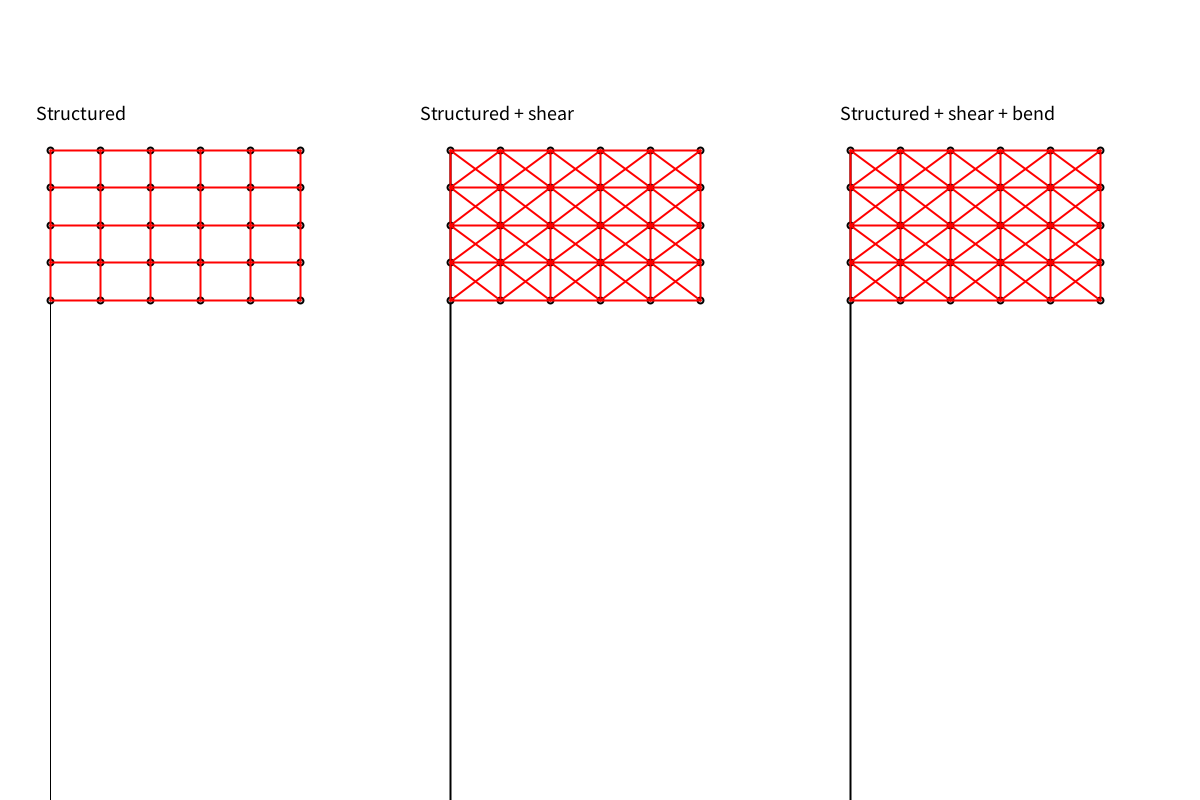
Frame 1 (no input)
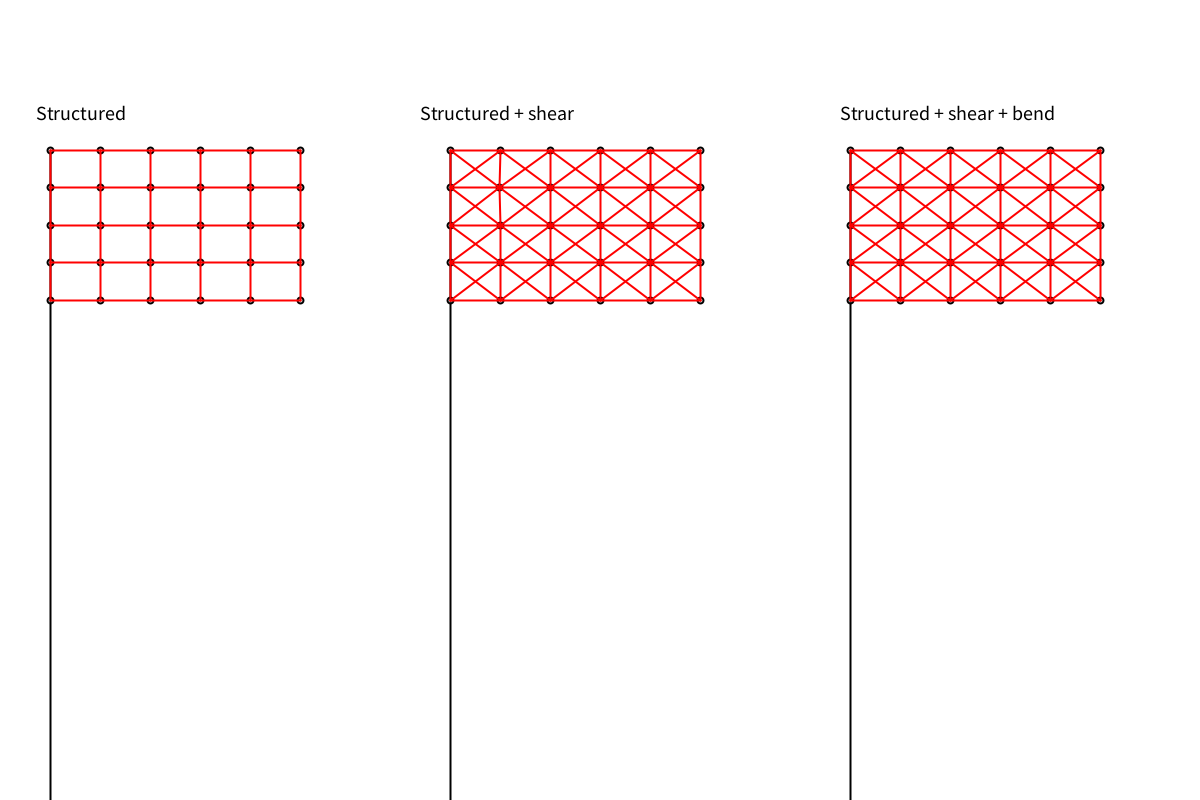
Frame 60 (the mouse pressed at the canvas centre just before this capture)
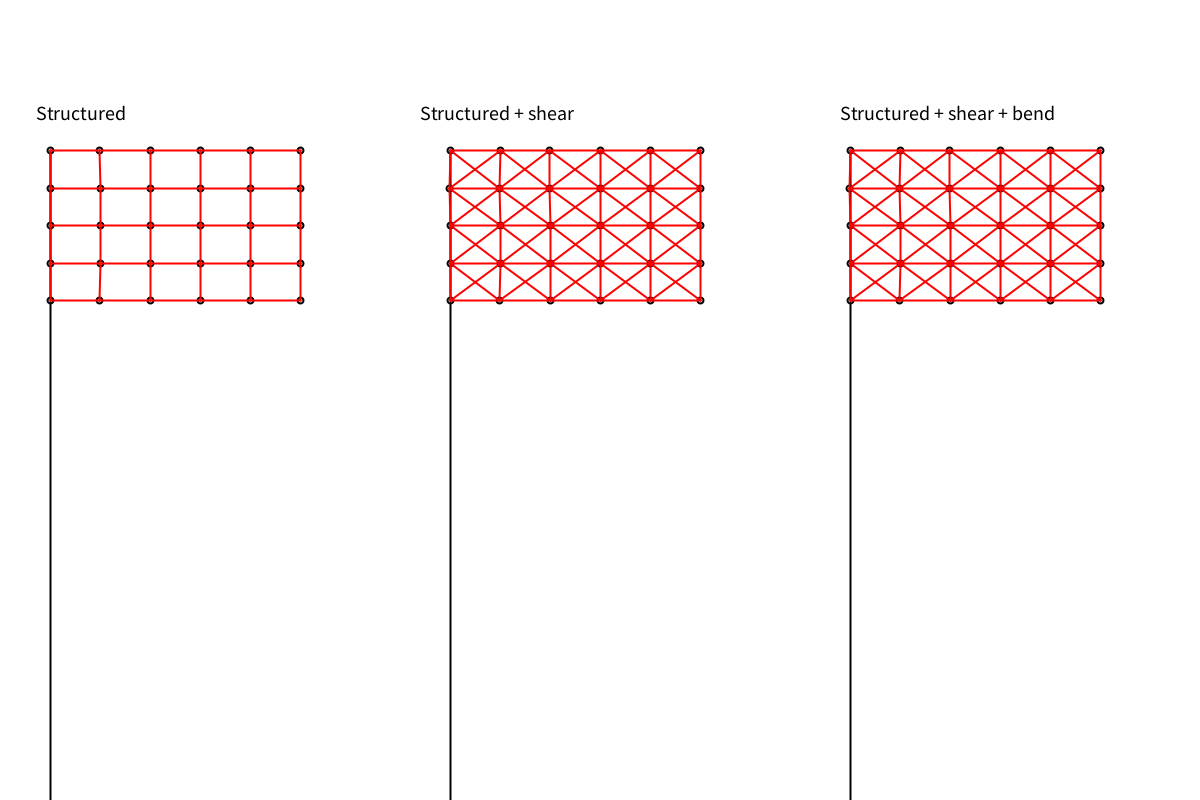
Frame 120 (the mouse held since frame 60 and released just before this capture)

The Processing sketch that drew these frames (run headless with seeded random() and noise(); from frame 60 on, the mouse is pressed at the canvas centre):

// Processing sketch: Banderas
// ── Banderas.pde


float _timeStep;        // Simulation time-step (s)
float _simTime = 0.0;   // Simulated time (s)

 //Podemos modificar este valor para añadir más pelos a la simulación
ArrayList<Bandera> banderas;


void settings()
{
   size(DISPLAY_SIZE_X, DISPLAY_SIZE_Y);
}

void setup()
{
   frameRate(DRAW_FREQ);
   background(BACKGROUND_COLOR[0], BACKGROUND_COLOR[1], BACKGROUND_COLOR[2]);

   initSimulation();
}


void initSimulation()
{
   _simTime = 0.0;
   _timeStep = TS;

    banderas = new ArrayList<Bandera>();
    banderas.add( new Bandera (Lcuerda, NMUELLES, b1, FlagType.Structured));
    banderas.add( new Bandera (Lcuerda, NMUELLES, b2, FlagType.Shear));
    banderas.add( new Bandera (Lcuerda, NMUELLES, b3, FlagType.Bend));
    
}
void keyPressed()
{
   if (key == 'r' || key == 'R')
      restartSimulation();
   else if (key == 'v' || key == 'V')
      viento = !viento;
}

void restartSimulation()
{
   initSimulation();
}

void updateSimulation()
{
  _simTime += _timeStep;
  
  for(int i = 0; i < banderas.size(); i++)
  {
    banderas.get(i).update(_simTime);
  }
}

void draw()
{
  background(255);
  fill(0);
  textSize(20);
  text("Structured ", width*0.03, height*0.15);
  text("Structured + shear ", width*0.35, height*0.15);
  text("Structured + shear + bend ", width*0.7, height*0.15);
  
  fill(255,0,0);
  for(int i = 0; i < banderas.size(); i++)
  {
    banderas.get(i).display();
  }
  updateSimulation();
}

// ── Bandera.pde

class Bandera
{
  PVector longitud;  //Longitud total
  PVector nMuelles;  //Nº de muelles
  PVector origen;  //Posicion origen
  PVector lMuelle;  //Longitud reposo de muelles
  FlagType tipo;
  
  Particle[][] _particles;
  PVector[][] fuerzas;
  ArrayList<Spring> _muelles;
  
  Bandera (PVector longitud_, PVector nMu, PVector _origen, FlagType t)
  {
    longitud = longitud_.copy();
    nMuelles = nMu.copy();
    origen = _origen.copy();
    lMuelle = new PVector(longitud.x/nMuelles.x, longitud.y/nMuelles.y);
    tipo = t;
    
    
     _particles = new Particle[(int)nMuelles.x+1][(int)nMuelles.y+1];
     _muelles = new ArrayList<Spring>();
     fuerzas = new PVector[(int)nMuelles.x+1][(int)nMuelles.y+1];
    
    //PARTICULAS
    for(int i = 0; i < _particles.length; i++){//x
      for(int j = 0; j <_particles[0].length ;j++){//y
        PVector pos = new PVector(origen.x + lMuelle.x * i, origen.y + lMuelle.y * j);
       _particles[i][j] = new Particle (pos);
      }
    }
    
    
    //MUELLES
    //Structured
      for(int i = 0; i < _particles.length; i++){//x
        for(int j = 0; j <_particles[0].length ;j++){//y
            if(i >0)//horizontales
            {
              Spring s = new Spring(_particles[i][j], _particles[i-1][j], FlagType.Structured);
              _muelles.add(s);//x
              _particles[i][j].addSpring(s);
              _particles[i-1][j].addSpring(s);
              
            }
              
            if(j > 0)//verticales
            {
              Spring s = new Spring(_particles[i][j], _particles[i][j-1], FlagType.Structured);
              _muelles.add(s);//y
              _particles[i][j].addSpring(s);
              _particles[i][j-1].addSpring(s);
            }
          }
        }
    
    //Shear
    if(tipo != FlagType.Structured)
    {
       for(int i = 0; i < _particles.length; i++){//x
        for(int j = 0; j <_particles[0].length ;j++){//y
        
            if(i+1 < _particles.length && j > 0 )//diag derecha arriba
            {
              //println("Pos actu:" + i + ","+ j +"Pos sig:" + (i+1) + ","+ (j-1));
              Spring s = new Spring(_particles[i][j], _particles[i+1][j-1], FlagType.Shear);
              _muelles.add(s);//x
              _particles[i][j].addSpring(s);
              _particles[i+1][j-1].addSpring(s);
             
            }
            
            if(i+1 < _particles.length && j+1 < _particles[0].length )// diag derecha abajo
            {
              //println("Pos actu:" + i + ","+ j +"Pos sig:" + (i+1) + ","+ (j+1));
              Spring s = new Spring(_particles[i][j], _particles[i+1][j+1], FlagType.Shear);
              _muelles.add(s);//x
              _particles[i][j].addSpring(s);
              _particles[i+1][j+1].addSpring(s);
              
              
            }
          }
        }
      
    }
    //Bend
    else if(tipo == FlagType.Bend)
    {
      for(int i = 0; i < _particles.length; i++){//x
        for(int j = 0; j <_particles[0].length ;j++){//y
          
            if(i - 2 >= 0)//horizontales
            {
             // println("Pos actu:" + i + ","+ j +"Pos sig:" + (i-2) + ","+ (j));
              Spring s = new Spring(_particles[i][j], _particles[i-2][j], FlagType.Bend);
              _muelles.add(s);//x
              _particles[i][j].addSpring(s);
              _particles[i-2][j].addSpring(s);
              
            }
              
            if(j-2 >= 0)//verticales
            {
              Spring s = new Spring(_particles[i][j], _particles[i][j-2], FlagType.Bend);
              _muelles.add(s);//y
              _particles[i][j].addSpring(s);
              _particles[i][j-2].addSpring(s);
            }
          }
        }
    }
        
    
  }
  
  void update(float ts)
  {
    
    for(int i = 0; i < _muelles.size(); i++)
       _muelles.get(i).update();
      
    
    for(int i = 0; i < _particles.length; i++){//x
      for(int j = 0; j < _particles[0].length ;j++){//y
      if (!((i == 0 && j == 0) || (i == 0 && j == _particles[0].length - 1)))//si no son las que sujetan la bandera
         _particles[i][j].update(ts);
      }
    }
    
  }
  
  void display()
  {
    stroke(0);  

    line(origen.x, origen.y, origen.x, height);

    stroke(255, 0, 0);  // línea roja

    for(int i = 0; i < _particles.length; i++){//x
      for(int j = 0; j < _particles[0].length ;j++){//y
       
       _particles[i][j].display();
      }
    }
    
    for(int i = 0; i < _muelles.size(); i++){//x
       _muelles.get(i).display();
      
    }
    
  }
  


  
}

// ── Parameters.pde
enum FlagType
{
   Structured,
   Shear,
   Bend
}

// Display and output parameters:
final int DRAW_FREQ = 100;                            // Draw frequency (Hz or Frame-per-second)
final int DISPLAY_SIZE_X = 1200;                      // Display width (pixels)
final int DISPLAY_SIZE_Y = 800;                      // Display height (pixels)
final int [] BACKGROUND_COLOR = {200, 210, 240};      // Background color (RGB)
final int [] TEXT_COLOR = {0, 0, 0};                  // Text color (RGB)
final String FILE_NAME = "p3data.csv";                // File to write the simulation variables

//Constantes
final PVector gravity = new PVector(0, 4.8);
final PVector b1 = new PVector (50,150); //Bandera 1
final PVector b2 = new PVector (450,150); //Bandera 2
final PVector b3 = new PVector (850,150); //Bandera 3
boolean viento = false;

//Variables
final float TS = 0.0001;          // Paso de simulación
final float mass = 0.2;         // Masa particulas
final float k = 0.5;              // Constante elastica
final float am = 0.3;  
final PVector NMUELLES = new PVector(5,4); //Nº de muelles
final PVector Lcuerda = new PVector(250,150);  //Longitud total bandera
final float R = 3; // Radio particula
final PVector dirViento = new PVector(1,0);
final float mViento = 10;
final float KA = 0.2;

// ── Particle.pde

class Particle
{
  PVector _s; //posicion
  PVector _v; //vesidad
  PVector _a; //aceleracion
  PVector _F;
  float _m; 
  int mode;
  
  ArrayList<Spring> muelles;
  
  Particle(PVector pos)
  {
    _s = pos.copy();
    _v = new PVector(0,0);
    _a = new PVector(0,0);
    _F = new PVector(0,0);
    muelles = new ArrayList<Spring>();
    _m = mass;
   
  }
  
   void update(float timeStep)
   {
      updateForce(); //<>//
      
    _a = PVector.div(_F, _m);
    _v.add(PVector.mult(_a, timeStep)); // Actualizar velocidad primero
    _s.add(PVector.mult(_v, timeStep)); //<>//
      
      _F =  new PVector(0,0);
   }

   void updateForce()
   {
     
     //PESO
    PVector Fg = PVector.mult( gravity,_m); //<>//
    _F.add(Fg);
    
    //VIENTO
    if(viento)
      viento();
  
    //Friccion aire
    PVector damping = PVector.mult(_v, -KA);  
    _F.add(damping);
    
    
    //Muelle
    
   // println(_F);
   }
   
   void addSpring(Spring s)
   { 
     boolean  repetido = false;
     for(int i = 0; i < muelles.size(); i++)
       if(muelles.get(i) == s)
         repetido = true;
         
     if(repetido == false)
       muelles.add(s);
   }
  
  void applyForce(PVector f){
    _F.add(f);
  }
  
void viento()
{
    PVector n = new PVector(0,0);
    ArrayList<Spring> m = new ArrayList<Spring>();
    
    for(int i = 0; i < muelles.size(); i++)//Obtengo los muelles de structured
    {
        if(muelles.get(i).getTipe()  == FlagType.Structured)
          m.add(muelles.get(i));
    }
    
    if(m.size() > 0)
    {
      
        for(int i = 1; i < m.size(); i++)
        {
           Particle part1 = m.get(i-1).getParticle(this); 
           PVector pos1 = part1.getPos();
           Particle part2 = m.get(i).getParticle(this); 
           PVector pos2 = part2.getPos();

           PVector edge = PVector.sub(pos2, pos1);
           PVector normal = new PVector(-edge.y, edge.x);
           normal.normalize();

           n.add(normal);
        }
        n.div(m.size());
        n.normalize();
    }
    
    
    // Viento constante con un pequeño ruido positivo, imitando tu fórmula
    float windX = 0.12 + random(1,3) * 0.1;
    float windY = 0.012 + random(1,3) * 0.01;
    PVector v = new PVector(windX, windY);
    v.normalize();
    float mV = mViento * random(1,2);

    float pEscalar = abs(n.dot(v));


    PVector f = PVector.mult(v, mV * pEscalar);

    _F.add(f);
}


  
  PVector getPos()
  {
   return _s.copy(); 
  }
  void display()
  {
    stroke(0);
    strokeWeight(2);
    fill(175, 120);
    ellipse(_s.x, _s.y, 2*R, 2*R);

    
  }
  
  
}
  

// ── Spring.pde

class Spring
{
  PVector dir;
  PVector F;
  float l0;
  float Epe;
  FlagType tipe;
  
  float elong;
  //define el muelle con 2 extremos
  Particle a,b;
  
  Spring (Particle a_, Particle b_, FlagType t)
  {
    a = a_;
    b = b_;
    l0 = PVector.sub(b.getPos(),a.getPos()).mag();
    dir = PVector.sub(b_.getPos(),a_.getPos());
    tipe = t;
    
    F = new PVector(0,0);
  
  }
  FlagType getTipe()
  {
    return tipe;
  }
  
  Particle getParticle(Particle p)
  {
     Particle res = new Particle(new PVector(0,0));
  //  println(F);
      if (p == a)
        res = b;        // Fuerza que actúa sobre la particula a
      else if (p == b)
        res = a; 
      else
        println("No está esa particula");
        
      //println("f:" + F + " -f:" + res);
      return res;
  }
  
  //Función que actualiza las fuerzas del muelle en distintos sentidos
  void update()
  {
    F.set(0, 0);
    dir = PVector.sub(b.getPos(), a.getPos());
    float elong = dir.mag() - l0;
    dir.normalize();
    // Fuerza elástica
    F = PVector.mult(dir.copy(), k * elong);
    
    a.applyForce(F);
    b.applyForce(PVector.mult(F,-1));
  } //<>//
  
  //Funcion que devuelve la fuerza en funcion de la particula
  PVector getForce(Particle p)
  {
    PVector res = new PVector(0,0);
  //  println(F);
      if (p == a)
        res = F.copy();        // Fuerza que actúa sobre la particula a
      else if (p == b)
        res = PVector.mult(F.copy(),-1);
      else
        println("No está esa particula");
        
      //println("f:" + F + " -f:" + res);
      return res.copy();
  }
  
  void display()
  {
    strokeWeight(2);
    stroke(0);
    stroke(255, 0, 0); 
    line(a._s.x, a._s.y, b._s.x, b._s.y);
  }
}
